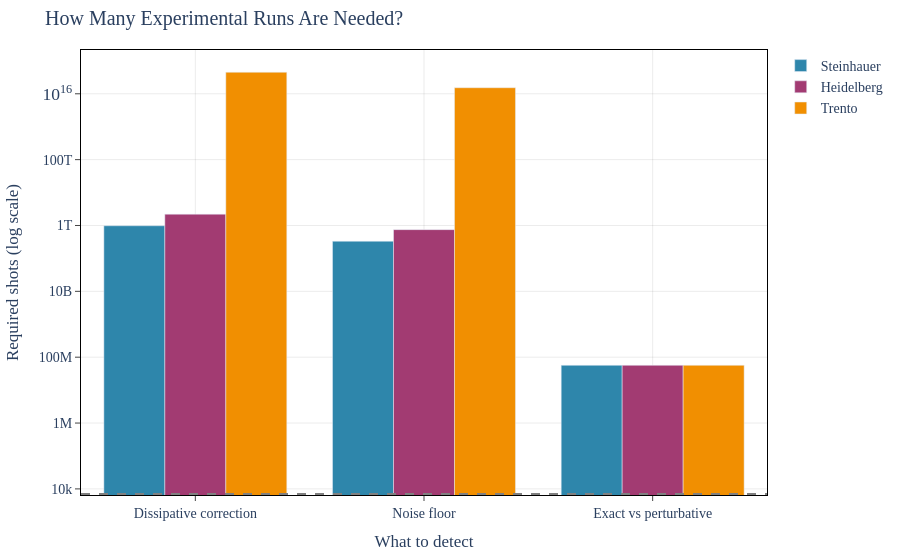

Notebook code cell kept with this figure:
### Markdown cell above
## 3. How Many Measurements Are Needed?

Detection requires accumulating enough statistics to distinguish the predicted deviation from random noise. The table below shows how many experimental shots (individual BEC realizations) are needed for a statistically significant ($3\sigma$) detection of each effect.

### Code cell
# viz-ref: fig_detector_requirements

all_reqs = {}
for name, platform in platforms.items():
    all_reqs[name] = compute_detector_requirements(platform)

fig = go.Figure()

goal_labels = ["Dissipative\ncorrection", "Noise\nfloor", "Exact vs\nperturbative"]

for name, reqs in all_reqs.items():
    shots = [req.required_shots for req in reqs]
    fig.add_trace(
        go.Bar(
            x=goal_labels,
            y=shots,
            name=name,
            marker_color=PLATFORM_COLORS[name],
        )
    )

fig.update_layout(barmode="group", yaxis_type="log")
fig.add_hline(
    y=7000,
    line_dash="dash",
    line_color="grey",
    annotation_text="Current best (Steinhauer 2019)",
    annotation_position="top right",
)

apply_layout(
    fig,
    title="How Many Experimental Runs Are Needed?",
    xaxis_title="What to detect",
    yaxis_title="Required shots (log scale)",
)
fig.show()

### Figure 1 — Plotly figure (JSON) as saved in the notebook; plotly's stock layout.template omitted (floating-point values rounded to 4 significant figures)
{"data": [{"marker": {"color": "#2E86AB"}, "name": "Steinhauer", "type": "bar", "x": ["Dissipative\ncorrection", "Noise\nfloor", "Exact vs\nperturbative"], "y": [981883637622, 332560931791, 56699999]}, {"marker": {"color": "#A23B72"}, "name": "Heidelberg", "type": "bar", "x": ["Dissipative\ncorrection", "Noise\nfloor", "Exact vs\nperturbative"], "y": [2209238184651, 748262096530, 56699999]}, {"marker": {"color": "#F18F01"}, "name": "Trento", "type": "bar", "x": ["Dissipative\ncorrection", "Noise\nfloor", "Exact vs\nperturbative"], "y": [45086493564309680, 15270655031237464, 56699999]}], "layout": {"annotations": [{"showarrow": false, "text": "Current best (Steinhauer 2019)", "x": 1, "xanchor": "right", "xref": "x domain", "y": 7000, "yanchor": "bottom", "yref": "y"}], "barmode": "group", "font": {"family": "CMU Serif, Computer Modern, Times New Roman, serif", "size": 14}, "margin": {"b": 60, "l": 70, "r": 30, "t": 50}, "paper_bgcolor": "white", "plot_bgcolor": "white", "shapes": [{"line": {"color": "grey", "dash": "dash"}, "type": "line", "x0": 0, "x1": 1, "xref": "x domain", "y0": 7000, "y1": 7000, "yref": "y"}], "title": {"text": "How Many Experimental Runs Are Needed?"}, "xaxis": {"gridcolor": "rgba(0,0,0,0.08)", "linecolor": "black", "linewidth": 1, "mirror": true, "showgrid": true, "showline": true, "ticks": "outside", "title": {"text": "What to detect"}, "zeroline": true, "zerolinecolor": "rgba(0,0,0,0.2)"}, "yaxis": {"gridcolor": "rgba(0,0,0,0.08)", "linecolor": "black", "linewidth": 1, "mirror": true, "showgrid": true, "showline": true, "ticks": "outside", "title": {"text": "Required shots (log scale)"}, "type": "log", "zeroline": true, "zerolinecolor": "rgba(0,0,0,0.2)"}}}
